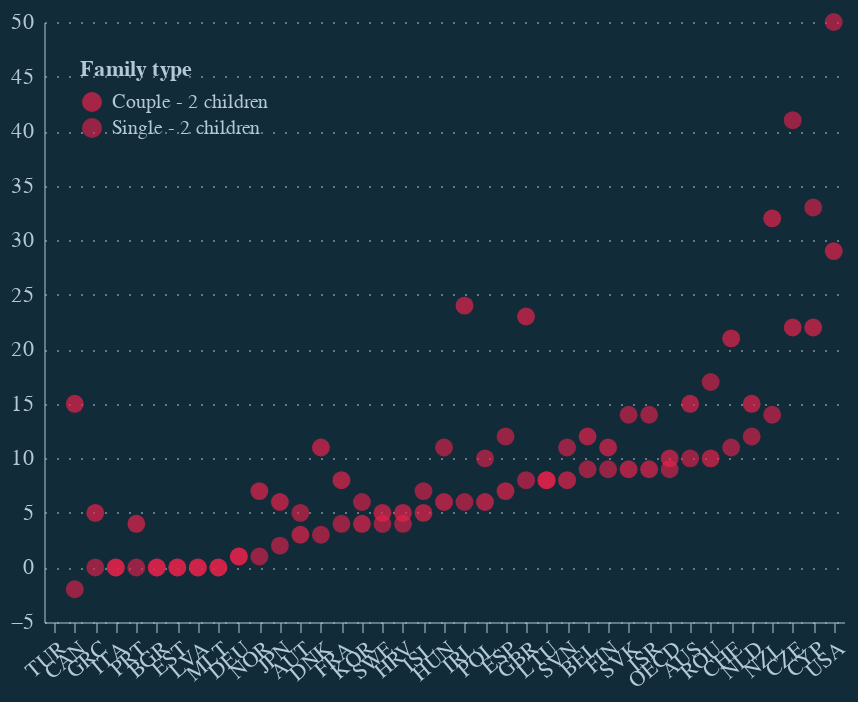

Notebook code for this chart:
### Code cell
importlib.reload(eco_styles)
styles = eco_styles.EcoStyles()
styles.register_and_enable_theme(dark_mode=True)

alt.Chart(df_subset).mark_point().encode(
    x=alt.X('LOCATION:N', axis=alt.Axis(labelAngle=-40), sort='y'),
    y=alt.Y('Value:Q'),
    color=alt.Color('Family type:N', legend=alt.Legend(orient='top-left'), scale=alt.Scale(range=['#e6224b', '#e6224be6'])),
).properties(
    width = 400,
    height = 300
)

### Figure 1 — Vega-Lite specification as saved in the notebook (floating-point values rounded to 4 significant figures)
{"config": {"background": "#122b39", "font": "Circular Std", "text": {"color": "#b4c8d8", "align": "left", "baseline": "middle", "dx": 7, "dy": 0, "fontSize": 11}, "view": {"stroke": null, "continuousWidth": 400, "continuousHeight": 300, "discreteWidth": 600, "discreteHeight": 300}, "bar": {"width": 600, "height": 300}, "line": {"width": 400, "height": 300}, "rule": {"color": "#b4c8d8"}, "point": {"filled": true, "size": 80}, "geoshape": {"stroke": "white", "strokeWidth": 0.3}, "axis": {"labelColor": "#b4c8d8", "labelFontSize": 11, "tickColor": "#b4c8d8", "tickOpacity": 0.5, "domainColor": "#b4c8d8", "domainOpacity": 0.5, "gridColor": "#b4c8d8", "gridDash": [2, 2], "gridOpacity": 0.5, "title": null, "titleColor": "#b4c8d8"}, "axisXDiscrete": {"grid": false, "labelAngle": 0, "tickCount": 10, "tickOpacity": 0.5, "title": null}, "axisXTemporal": {"grid": false, "ticks": true}, "axisXQuantitative": {"grid": true}, "axisYQuantitative": {"gridColor": "#b4c8d8", "gridDash": [1, 5], "gridOpacity": 0.5, "ticks": false, "labelPadding": 5}, "title": {"color": "#b4c8d8", "subtitleColor": "#b4c8d8E6", "anchor": "start", "dx": 24, "fontSize": 12, "subtitleFontSize": 12, "subtitlePadding": 4, "offset": -1}, "legend": {"titleColor": "#b4c8d8", "labelColor": "#b4c8d8"}}, "data": {"name": "data-938c3d1ee96b4e024928708ba0cd107f"}, "mark": {"type": "point"}, "encoding": {"color": {"field": "Family type", "legend": {"orient": "top-left"}, "scale": {"range": ["#e6224b", "#e6224be6"]}, "type": "nominal"}, "x": {"axis": {"labelAngle": -40}, "field": "LOCATION", "sort": "y", "type": "nominal"}, "y": {"field": "Value", "type": "quantitative"}}, "height": 300, "width": 400, "$schema": "https://vega.github.io/schema/vega-lite/v5.8.0.json", "datasets": {"data-938c3d1ee96b4e024928708ba0cd107f": [{"LOCATION": "AUS", "Country": "Australia", "Family type": "Single - 2 children", "Value": 10.0}, {"LOCATION": "AUT", "Country": "Austria", "Family type": "Single - 2 children", "Value": 5.0}, {"LOCATION": "BEL", "Country": "Belgium", "Family type": "Single - 2 children", "Value": 9.0}, {"LOCATION": "CAN", "Country": "Canada", "Family type": "Single - 2 children", "Value": -2.0}, {"LOCATION": "CZE", "Country": "Czech Republic", "Family type": "Single - 2 children", "Value": 41.0}, {"LOCATION": "DNK", "Country": "Denmark", "Family type": "Single - 2 children", "Value": 3.0}, {"LOCATION": "FIN", "Country": "Finland", "Family type": "Single - 2 children", "Value": 9.0}, {"LOCATION": "FRA", "Country": "France", "Family type": "Single - 2 children", "Value": 4.0}, {"LOCATION": "DEU", "Country": "Germany", "Family type": "Single - 2 children", "Value": 1.0}, {"LOCATION": "GRC", "Country": "Greece", "Family type": "Single - 2 children", "Value": 0.0}, {"LOCATION": "HUN", "Country": "Hungary", "Family type": "Single - 2 children", "Value": 11.0}, {"LOCATION": "ISL", "Country": "Iceland", "Family type": "Single - 2 children", "Value": 7.0}, {"LOCATION": "IRL", "Country": "Ireland", "Family type": "Single - 2 children", "Value": 6.0}, {"LOCATION": "ITA", "Country": "Italy", "Family type": "Single - 2 children", "Value": 0.0}, {"LOCATION": "JPN", "Country": "Japan", "Family type": "Single - 2 children", "Value": 2.0}, {"LOCATION": "KOR", "Country": "Korea", "Family type": "Single - 2 children", "Value": 6.0}, {"LOCATION": "NLD", "Country": "Netherlands", "Family type": "Single - 2 children", "Value": 12.0}, {"LOCATION": "NZL", "Country": "New Zealand", "Family type": "Single - 2 children", "Value": 14.0}, {"LOCATION": "NOR", "Country": "Norway", "Family type": "Single - 2 children", "Value": 1.0}, {"LOCATION": "POL", "Country": "Poland", "Family type": "Single - 2 children", "Value": 10.0}, {"LOCATION": "PRT", "Country": "Portugal", "Family type": "Single - 2 children", "Value": 0.0}, {"LOCATION": "SVK", "Country": "Slovak Republic", "Family type": "Single - 2 children", "Value": 14.0}, {"LOCATION": "ESP", "Country": "Spain", "Family type": "Single - 2 children", "Value": 12.0}, {"LOCATION": "SWE", "Country": "Sweden", "Family type": "Single - 2 children", "Value": 4.0}, {"LOCATION": "CHE", "Country": "Switzerland", "Family type": "Single - 2 children", "Value": 11.0}, {"LOCATION": "TUR", "Country": "Türkiye", "Family type": "Single - 2 children", "Value": null}, {"LOCATION": "GBR", "Country": "United Kingdom", "Family type": "Single - 2 children", "Value": 8.0}, {"LOCATION": "USA", "Country": "United States", "Family type": "Single - 2 children", "Value": 50.0}, {"LOCATION": "BGR", "Country": "Bulgaria", "Family type": "Single - 2 children", "Value": 0.0}, {"LOCATION": "HRV", "Country": "Croatia", "Family type": "Single - 2 children", "Value": 4.0}, {"LOCATION": "CYP", "Country": "Cyprus", "Family type": "Single - 2 children", "Value": 33.0}, {"LOCATION": "EST", "Country": "Estonia", "Family type": "Single - 2 children", "Value": 0.0}, {"LOCATION": "ISR", "Country": "Israel", "Family type": "Single - 2 children", "Value": 14.0}, {"LOCATION": "LVA", "Country": "Latvia", "Family type": "Single - 2 children", "Value": 0.0}, {"LOCATION": "LTU", "Country": "Lithuania", "Family type": "Single - 2 children", "Value": 8.0}, {"LOCATION": "MLT", "Country": "Malta", "Family type": "Single - 2 children", "Value": 0.0}, {"LOCATION": "ROU", "Country": "Romania", "Family type": "Single - 2 children", "Value": 17.0}, {"LOCATION": "SVN", "Country": "Slovenia", "Family type": "Single - 2 children", "Value": 11.0}, {"LOCATION": "OECD", "Country": "OECD - Total", "Family type": "Single - 2 children", "Value": 9.0}, {"LOCATION": "AUS", "Country": "Australia", "Family type": "Couple - 2 children", "Value": 15.0}, {"LOCATION": "AUT", "Country": "Austria", "Family type": "Couple - 2 children", "Value": 3.0}, {"LOCATION": "BEL", "Country": "Belgium", "Family type": "Couple - 2 children", "Value": 12.0}, {"LOCATION": "CAN", "Country": "Canada", "Family type": "Couple - 2 children", "Value": 15.0}, {"LOCATION": "CZE", "Country": "Czech Republic", "Family type": "Couple - 2 children", "Value": 22.0}, {"LOCATION": "DNK", "Country": "Denmark", "Family type": "Couple - 2 children", "Value": 11.0}, {"LOCATION": "FIN", "Country": "Finland", "Family type": "Couple - 2 children", "Value": 11.0}, {"LOCATION": "FRA", "Country": "France", "Family type": "Couple - 2 children", "Value": 8.0}, {"LOCATION": "DEU", "Country": "Germany", "Family type": "Couple - 2 children", "Value": 1.0}, {"LOCATION": "GRC", "Country": "Greece", "Family type": "Couple - 2 children", "Value": 5.0}, {"LOCATION": "HUN", "Country": "Hungary", "Family type": "Couple - 2 children", "Value": 6.0}, {"LOCATION": "ISL", "Country": "Iceland", "Family type": "Couple - 2 children", "Value": 5.0}, {"LOCATION": "IRL", "Country": "Ireland", "Family type": "Couple - 2 children", "Value": 24.0}, {"LOCATION": "ITA", "Country": "Italy", "Family type": "Couple - 2 children", "Value": 0.0}, {"LOCATION": "JPN", "Country": "Japan", "Family type": "Couple - 2 children", "Value": 6.0}, {"LOCATION": "KOR", "Country": "Korea", "Family type": "Couple - 2 children", "Value": 4.0}, {"LOCATION": "NLD", "Country": "Netherlands", "Family type": "Couple - 2 children", "Value": 15.0}, {"LOCATION": "NZL", "Country": "New Zealand", "Family type": "Couple - 2 children", "Value": 32.0}, {"LOCATION": "NOR", "Country": "Norway", "Family type": "Couple - 2 children", "Value": 7.0}, {"LOCATION": "POL", "Country": "Poland", "Family type": "Couple - 2 children", "Value": 6.0}, {"LOCATION": "PRT", "Country": "Portugal", "Family type": "Couple - 2 children", "Value": 4.0}, {"LOCATION": "SVK", "Country": "Slovak Republic", "Family type": "Couple - 2 children", "Value": 9.0}, {"LOCATION": "ESP", "Country": "Spain", "Family type": "Couple - 2 children", "Value": 7.0}, {"LOCATION": "SWE", "Country": "Sweden", "Family type": "Couple - 2 children", "Value": 5.0}, {"LOCATION": "CHE", "Country": "Switzerland", "Family type": "Couple - 2 children", "Value": 21.0}, {"LOCATION": "TUR", "Country": "Türkiye", "Family type": "Couple - 2 children", "Value": null}, {"LOCATION": "GBR", "Country": "United Kingdom", "Family type": "Couple - 2 children", "Value": 23.0}, {"LOCATION": "USA", "Country": "United States", "Family type": "Couple - 2 children", "Value": 29.0}, {"LOCATION": "BGR", "Country": "Bulgaria", "Family type": "Couple - 2 children", "Value": 0.0}, {"LOCATION": "HRV", "Country": "Croatia", "Family type": "Couple - 2 children", "Value": 5.0}, {"LOCATION": "CYP", "Country": "Cyprus", "Family type": "Couple - 2 children", "Value": 22.0}, {"LOCATION": "EST", "Country": "Estonia", "Family type": "Couple - 2 children", "Value": 0.0}, {"LOCATION": "ISR", "Country": "Israel", "Family type": "Couple - 2 children", "Value": 9.0}, {"LOCATION": "LVA", "Country": "Latvia", "Family type": "Couple - 2 children", "Value": 0.0}, {"LOCATION": "LTU", "Country": "Lithuania", "Family type": "Couple - 2 children", "Value": 8.0}, {"LOCATION": "MLT", "Country": "Malta", "Family type": "Couple - 2 children", "Value": 0.0}, {"LOCATION": "ROU", "Country": "Romania", "Family type": "Couple - 2 children", "Value": 10.0}, {"LOCATION": "SVN", "Country": "Slovenia", "Family type": "Couple - 2 children", "Value": 8.0}, {"LOCATION": "OECD", "Country": "OECD - Total", "Family type": "Couple - 2 children", "Value": 10.0}]}}
